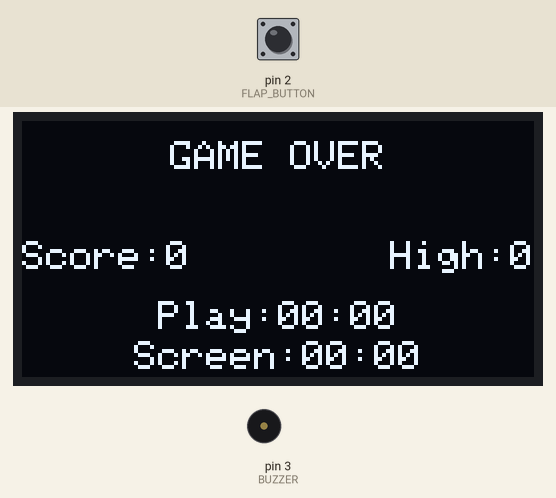
Bench run of a sketch on a simulated Arduino Uno, built with avr-gcc and run on an emulated ATmega328P. On the bench: 128×64 one-colour display, buzzer (waves = sounding). The test bench sets the inputs (shaded band); at power-on: pin 2 (FLAP_BUTTON) HIGH. Random numbers use the default seed unless the sketch sets one.

Above: at 1.2 s.
1.3 s: pin 2 (FLAP_BUTTON) pulled LOW for 0.15 s
At 3.5 s:
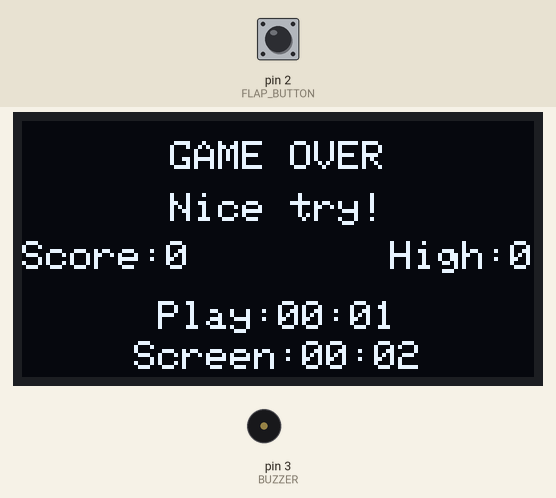
4.5 s: pin 2 (FLAP_BUTTON) pulled LOW for 3.2 s
At 9.6 s:
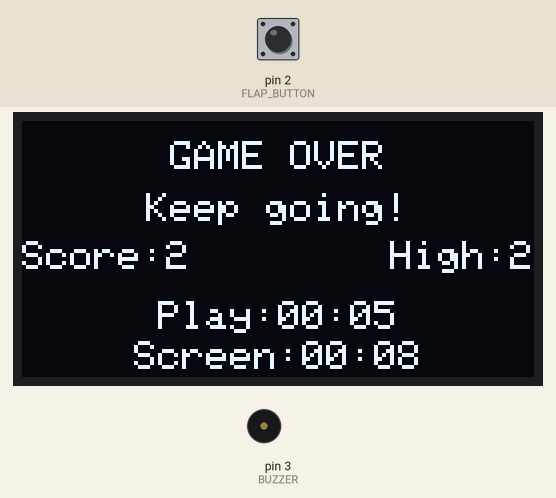
10.3 s: pin 2 (FLAP_BUTTON) pulled LOW for 1 s
At 12.7 s:
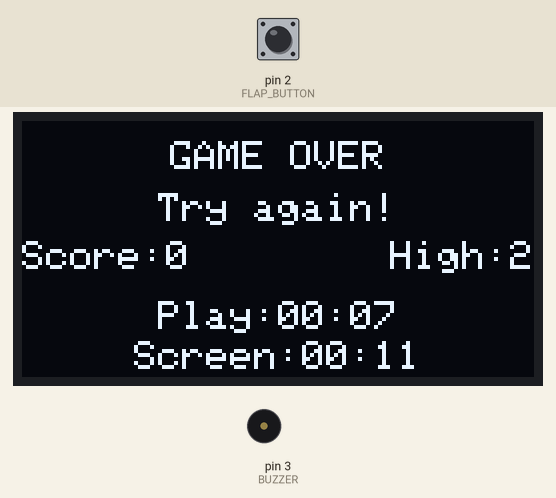
13.5 s: pin 2 (FLAP_BUTTON) pulled LOW for 0.15 s
At 16.3 s:
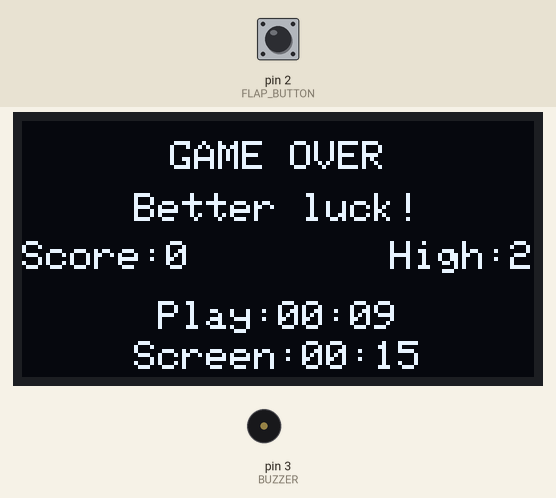
Timing chart, 0 to 17.6 s (numbered marks = the images above; inputs shaded):
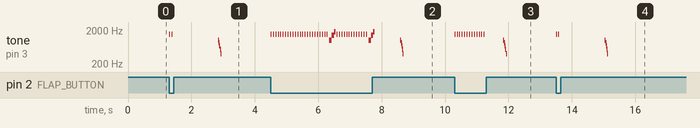

The sketch:

flappy_bird.ino
```cpp
#include <SPI.h>
#include <Wire.h>
#include <Adafruit_GFX.h>
#include <Adafruit_SH110X.h>

// OLED
#define SCREEN_WIDTH 128
#define SCREEN_HEIGHT 64
Adafruit_SH1106G display(128, 64, &Wire, -1);

// Pins
#define FLAP_BUTTON 2
#define BUZZER 3

#define SPRITE_HEIGHT 16
#define SPRITE_WIDTH 16
#define GAME_SPEED 50

int game_state = 1;
int score = 0;
int high_score = 0;

int bird_x = SCREEN_WIDTH / 4;
int bird_y;
int momentum = 0;

int wall_x[2];
int wall_y[2];

int wall_gap = 30;
int wall_width = 10;

// ⏱ TIME TRACKING
unsigned long startTime = 0;
unsigned long totalScreenTime = 0;

unsigned long gameStartTime = 0;
unsigned long totalPlayTime = 0;

// 🐦 BITMAPS
static const unsigned char PROGMEM wing_down_bmp[] = {
  B00000000,B00000000,B00000000,B00000000,B00000011,B11000000,
  B00011111,B11110000,B00111111,B00111000,B01111111,B11111110,
  B11111111,B11000001,B11011111,B01111110,B11011111,B01111000,
  B11011111,B01111000,B11001110,B01111000,B11110001,B11110000,
  B01111111,B11100000,B00111111,B11000000,B00000111,B00000000,
  B00000000,B00000000
};

static const unsigned char PROGMEM wing_up_bmp[] = {
  B00000000,B00000000,B00000000,B00000000,B00000011,B11000000,
  B00011111,B11110000,B00111111,B00111000,B01110001,B11111110,
  B11101110,B11000001,B11011111,B01111110,B11011111,B01111000,
  B11111111,B11111000,B11111111,B11111000,B11111111,B11110000,
  B01111111,B11100000,B00111111,B11000000,B00000111,B00000000,
  B00000000,B00000000
};

// 🔊 SOUND
unsigned long lastToneTime = 0;
int toneStep = 0;

void scoreSoundNonBlocking() {
  unsigned long now = millis();
  if (toneStep == 1 && now - lastToneTime > 40) {
    tone(BUZZER, 1400);
    lastToneTime = now;
    toneStep = 2;
  } else if (toneStep == 2 && now - lastToneTime > 40) {
    tone(BUZZER, 1800, 40);
    toneStep = 0;
  }
}

void startScoreSound() {
  tone(BUZZER, 1000);
  lastToneTime = millis();
  toneStep = 1;
}

void flapSound() {
  tone(BUZZER, 1500, 30);
}

void crashSound() {
  for (int f = 1000; f > 300; f -= 150) {
    tone(BUZZER, f, 40);
    delay(20);
  }
}

// 🐦 ANIMATION
unsigned long flapTimer = 0;
bool flapState = false;

// 💬 MESSAGES
const char* messages[] = {
  "Better luck!",
  "Try again!",
  "So close!",
  "Keep going!",
  "Nice try!"
};

const int msgCount = sizeof(messages) / sizeof(messages[0]);
const char* currentMessage = "";

// TEXT CENTER
void textCenter(int y, const char* txt) {
  int x = SCREEN_WIDTH / 2 - strlen(txt) * 3;
  display.setCursor(x, y);
  display.print(txt);
}

// SETUP
void setup() {
  display.begin(0x3C, true);
  display.clearDisplay();
  display.setTextColor(SH110X_WHITE);

  pinMode(FLAP_BUTTON, INPUT_PULLUP);
  pinMode(BUZZER, OUTPUT);

  randomSeed(analogRead(0));

  startTime = millis();
}

// LOOP
void loop() {

  totalScreenTime = millis() - startTime;

  if (game_state == 0) {

    display.clearDisplay();

    if (digitalRead(FLAP_BUTTON) == LOW) {
      momentum = -4;
      flapSound();
    }

    momentum++;
    bird_y += momentum;

    if (bird_y < 0) bird_y = 0;
    if (bird_y > SCREEN_HEIGHT - SPRITE_HEIGHT) {
      bird_y = SCREEN_HEIGHT - SPRITE_HEIGHT;
      momentum = -2;
    }

    if (millis() - flapTimer > 120) {
      flapState = !flapState;
      flapTimer = millis();
    }

    display.drawBitmap(bird_x, bird_y,
      (momentum < 0 && flapState) ? wing_up_bmp : wing_down_bmp,
      16, 16, SH110X_WHITE);

    // WALLS
    for (int i = 0; i < 2; i++) {

      display.fillRect(wall_x[i], 0, wall_width, wall_y[i], SH110X_WHITE);
      display.fillRect(wall_x[i], wall_y[i] + wall_gap, wall_width,
                       SCREEN_HEIGHT - wall_y[i] - wall_gap, SH110X_WHITE);

      int old_x = wall_x[i];
      wall_x[i] -= 4;

      if (wall_x[i] < 0) {
        wall_x[i] = SCREEN_WIDTH;
        wall_y[i] = random(0, SCREEN_HEIGHT - wall_gap);
      }

      if (old_x >= bird_x && wall_x[i] < bird_x) {
        score++;
        if (score > high_score) high_score = score;
        startScoreSound();
      }

      // 💥 COLLISION
      if ((bird_x + SPRITE_WIDTH > wall_x[i] &&
           bird_x < wall_x[i] + wall_width) &&
          (bird_y < wall_y[i] ||
           bird_y + SPRITE_HEIGHT > wall_y[i] + wall_gap)) {

        crashSound();
        currentMessage = messages[random(msgCount)];

        totalPlayTime += millis() - gameStartTime;

        noTone(BUZZER);   // 🔥 FIX: stop buzzer
        toneStep = 0;     // 🔥 FIX: reset sound

        game_state = 1;
      }
    }

    if (toneStep != 0) scoreSoundNonBlocking();

    // SCORE TOP
    char buf[10];
    sprintf(buf, "%d", score);
    textCenter(0, buf);

    display.display();
    delay(GAME_SPEED);

  } else {

    noTone(BUZZER);  // 🔥 EXTRA SAFETY

    display.clearDisplay();

    textCenter(5, "GAME OVER");
    textCenter(18, currentMessage);

    // SCORE + HIGH (SIDE BY SIDE)
    char left[20];
    sprintf(left, "Score:%d", score);
    display.setCursor(0, 30);
    display.print(left);

    char right[20];
    sprintf(right, "High:%d", high_score);
    int rightX = SCREEN_WIDTH - (strlen(right) * 6);
    display.setCursor(rightX, 30);
    display.print(right);

    // PLAY TIME
    int playSec = totalPlayTime / 1000;
    char buf3[20];
    sprintf(buf3, "Play:%02d:%02d", playSec/60, playSec%60);
    textCenter(45, buf3);

    // SCREEN TIME
    int onSec = totalScreenTime / 1000;
    char buf4[25];
    sprintf(buf4, "Screen:%02d:%02d", onSec/60, onSec%60);
    textCenter(55, buf4);

    display.display();

    while (digitalRead(FLAP_BUTTON) == LOW);

    // RESET
    bird_y = SCREEN_HEIGHT / 2;
    momentum = -4;

    wall_x[0] = SCREEN_WIDTH;
    wall_x[1] = SCREEN_WIDTH + SCREEN_WIDTH / 2;

    score = 0;

    while (digitalRead(FLAP_BUTTON) == HIGH);

    gameStartTime = millis();
    game_state = 0;
  }
}
```

Measured:
- after the input at 1.3 s, tone on pin 3 (BUZZER): plays 1500 Hz for 0.03 s, 1500 Hz for 0.03 s, 1000 Hz for 0.02 s, 850 Hz for 0.02 s, 700 Hz for 0.02 s, 550 Hz for 0.02 s … (7 notes in this stretch), starting at once; the display: first changes at once (image 1 shows a later state)
- after the input at 4.5 s, tone on pin 3 (BUZZER): plays 1500 Hz for 0.03 s, 1500 Hz for 0.03 s, 1500 Hz for 0.03 s, 1500 Hz for 0.03 s, 1500 Hz for 0.03 s, 1500 Hz for 0.03 s … (48 notes in this stretch), starting at once; the display: first changes at once (image 2 shows a later state)
- after the input at 10.3 s, tone on pin 3 (BUZZER): plays 1500 Hz for 0.03 s, 1500 Hz for 0.03 s, 1500 Hz for 0.03 s, 1500 Hz for 0.03 s, 1500 Hz for 0.03 s, 1500 Hz for 0.03 s … (18 notes in this stretch), starting at once; the display: first changes at once (image 3 shows a later state)
- after the input at 13.5 s, tone on pin 3 (BUZZER): plays 1500 Hz for 0.03 s, 1500 Hz for 0.03 s, 1000 Hz for 0.02 s, 850 Hz for 0.02 s, 700 Hz for 0.02 s, 550 Hz for 0.02 s … (7 notes in this stretch), starting at once; the display: first changes at once (image 4 shows a later state)
